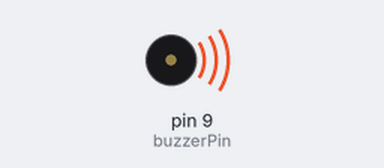
Simulated run of this sketch. Board: Arduino Uno, built with avr-gcc and run on an emulated ATmega328P. Parts: buzzer (waves = sounding, pin HIGH).

Above: at 0.1 s.
Timing chart, 0 to 1.6 s (numbered marks = the images above):
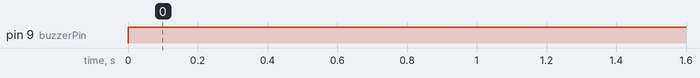

Measured:
- by itself, pin 9 (buzzerPin): LOW → HIGH at 0.00 s

The sketch:

buzzer.ino
```cpp
// Define the pin where the buzzer is connected
const int buzzerPin = 9;  // Connect the active buzzer to pin 9

void setup() {
  // Set the buzzer pin as an output
  pinMode(buzzerPin, OUTPUT);
}

void loop() {
  // Turn the buzzer on
  digitalWrite(buzzerPin, HIGH);
  delay(500); // Keep the buzzer on for 500 milliseconds
}
```
